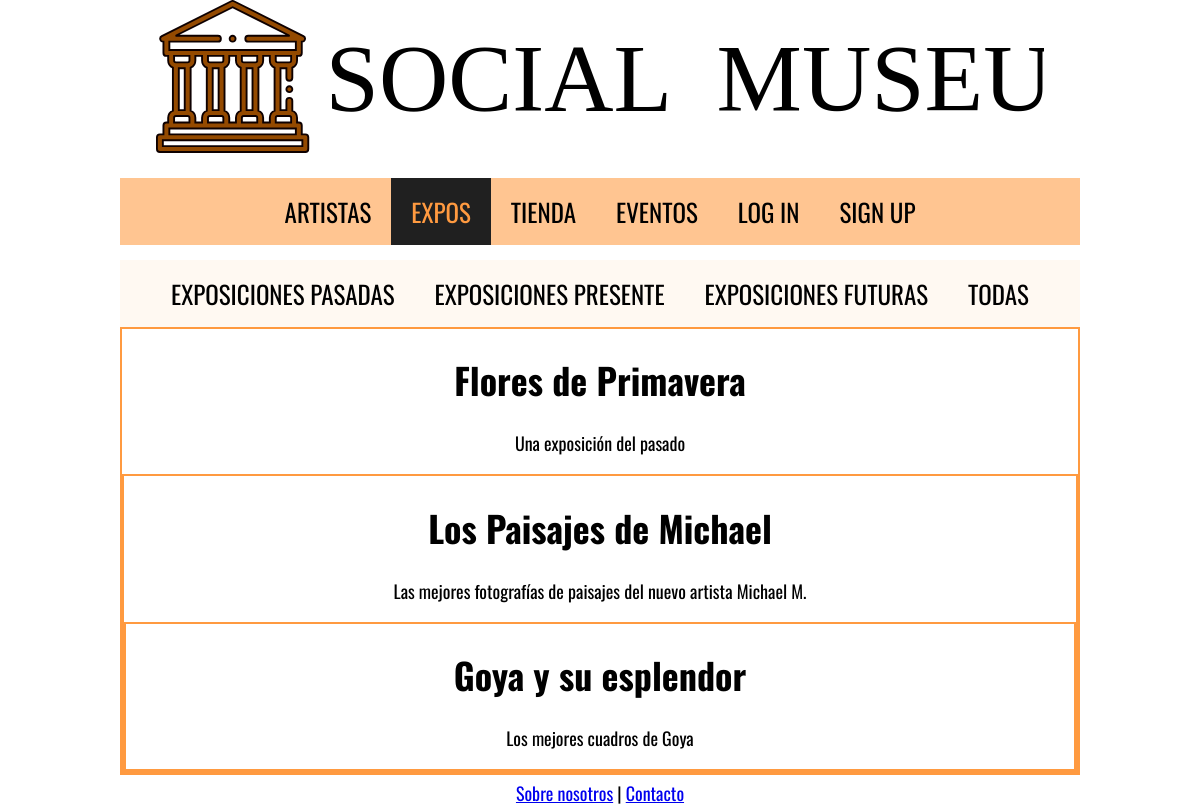
/expos.php, run on the app's committed database.
### tables this page shows
CREATE TABLE `eventos` (
  `id` int(11) NOT NULL,
  `nombre` varchar(25) NOT NULL,
  `tipo` varchar(25) NOT NULL,
  `descripcion` varchar(255) DEFAULT NULL,
  `fecha_ini` date NOT NULL,
  `fecha_fin` date NOT NULL,
  `precio` float NOT NULL DEFAULT 0
);

### includes/Evento.php (called while the page is built, shortened)
<?php
class Evento
{
    private $descripcion;
	private function __construct($nombre, $tipo, $descripcion, $fecha_ini, $fecha_fin, $precio)
    {
        $this->descripcion = $descripcion;
    }
    public function descripcion(){return $this->descripcion;}
    public static function buscaEvento($nombre, $tipo)
    {
        $app = Aplicacion::getInstance();
        $conn = $app->conexionBd();
		$query = sprintf("SELECT * FROM Eventos E WHERE E.nombre = '%s' AND E.tipo = '%s'",$conn->real_escape_string($nombre),$conn->real_escape_string($tipo));
        $rs = $conn->query($query);
        $result = false;
        if ($rs) {
            if ( $rs->num_rows == 1) {
                $fila = $rs->fetch_assoc();
				$evento = new Evento($fila['nombre'], $fila['tipo'], $fila['descripcion'], $fila['fecha_ini'], $fila['fecha_fin'], $fila['precio']);
                $evento->id = $fila['id'];
                $result = $evento;
            }
        } else {
            echo "Error al consultar en la BD: (" . $conn->errno . ") " . utf8_encode($conn->error);
            exit();
        }
        return $result;
    }
	public static function exposPorFecha($moment){
		$query = sprintf("SELECT nombre FROM Eventos WHERE tipo = 'Expo'");
		$app = Aplicacion::getInstance();
        $conn = $app->conexionBd();
        $rs = $conn->prepare($query);
        $rs->execute();
        $expos = $rs->get_result();
		return $expos;
	}
}

### includes/MostradorExpos.php (the view, shortened to what this page needs)
<?php
class MostradorExpos{
    public function muestra(){
        $moment = false;
	   $expos = Evento::exposPorFecha($moment);
        $filas = $expos->num_rows;
        $html = "";
        if($filas == 0){
            $html = <<<EOF
                <p> ¡No hay exposiciones! </p>
            EOF;
        }
        else{
            foreach($expos as $expo){
                $nombre = $expo['nombre'] ?? null;
                $html .= self::muestraExpo($nombre);
                }
            }
            return $html;
        }
	public function muestraExpo($nombre){
		$evento = Evento::buscaEvento($nombre, 'Expo');
        $descripcion = $evento->descripcion();
            $html = <<<EOF
            <div class="product-info">
            <div class="product-text">
            <h1>$nombre</h1>
            <p>$descripcion </p>
            </div>
EOF;
        return $html;
	}
}
?>

### css/estilo.css (style rules this page uses)
html { overflow-y:scroll; }
body { margin:0 auto; padding:0; font-size:18px; font-family: 'Oswald', sans-serif, "Times New Roman", Times, serif; color:#000000; width: 960px; }
.product-info { border: #ff9a40 2px solid; }

### data on the page
eventos: nombre "Flores de Primavera", descripcion "Una exposición del pasado"
eventos: nombre "Los Paisajes de Michael", descripcion "Las mejores fotografías de paisajes del nuevo artista Michael M."
eventos: nombre "Goya y su esplendor", descripcion "Los mejores cuadros de Goya"
